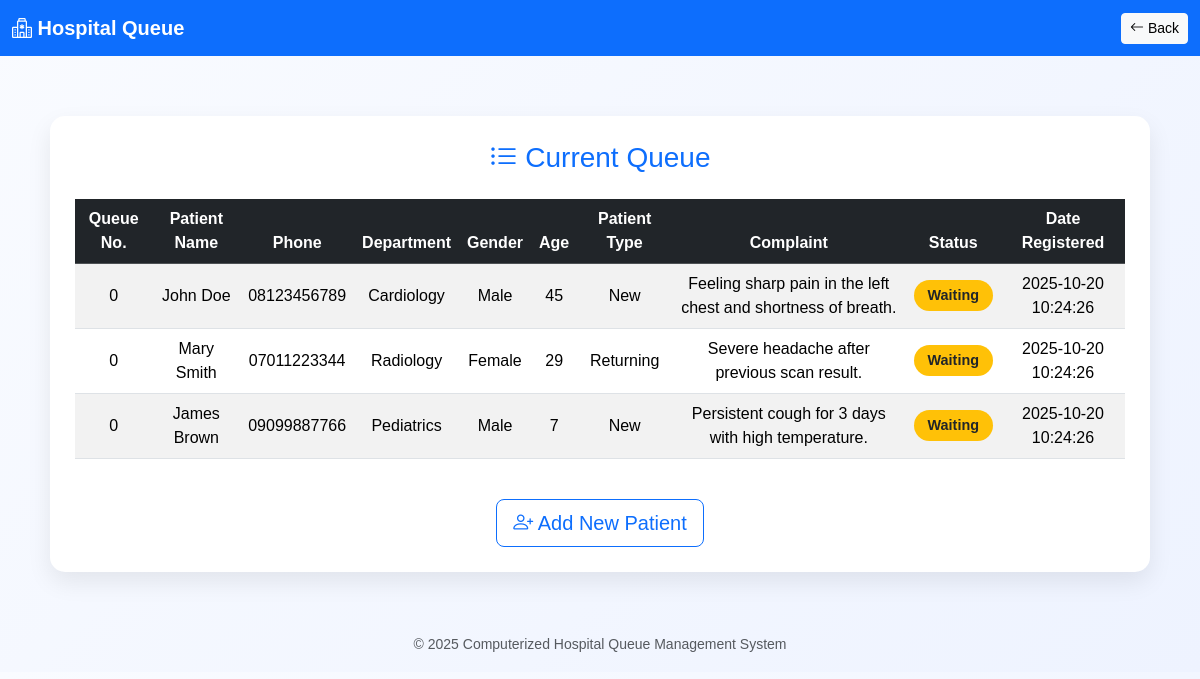
/queue_display.php, run on the app's committed database.
### tables this page shows
CREATE TABLE queue (
  id INT AUTO_INCREMENT PRIMARY KEY,
  patient_name VARCHAR(100) NOT NULL,
  phone VARCHAR(20) NOT NULL,
  department VARCHAR(100) NOT NULL,
  gender VARCHAR(10) NOT NULL,
  age INT NOT NULL,
  patient_type ENUM('New', 'Returning') DEFAULT 'New',
  complaint TEXT NOT NULL,
  queue_number INT NOT NULL,
  status ENUM('waiting','processing','approved') DEFAULT 'waiting',
  created_at TIMESTAMP DEFAULT CURRENT_TIMESTAMP
);

### queue_display.php (the view, shortened to what this page needs)
<?php include 'config.php'; ?>
<!DOCTYPE html>
<html lang="en">
<head>
  <link href="https://cdn.jsdelivr.net/npm/bootstrap@5.3.3/dist/css/bootstrap.min.css" rel="stylesheet">
  <link href="https://cdn.jsdelivr.net/npm/bootstrap-icons@1.11.3/font/bootstrap-icons.css" rel="stylesheet">
</head>
<body>
  <nav class="navbar navbar-expand-lg navbar-dark bg-primary">
    <div class="container-fluid">
      <a class="navbar-brand" href="#"><i class="bi bi-hospital"></i> Hospital Queue</a>
      <a href="index.php" class="btn btn-light btn-sm">
        <i class="bi bi-arrow-left"></i> Back
      </a>
    </div>
  </nav>
  <div class="table-container">
    <h3 class="text-center mb-4 text-primary"><i class="bi bi-list-ul"></i> Current Queue</h3>
    <div class="table-responsive">
      <table class="table table-striped table-hover align-middle text-center">
        <thead class="table-dark">
          <tr>
            <th scope="col">Queue No.</th>
            <th scope="col">Patient Name</th>
            <th scope="col">Phone</th>
            <th scope="col">Department</th>
            <th scope="col">Gender</th>
            <th scope="col">Age</th>
            <th scope="col">Patient Type</th>
            <th scope="col">Complaint</th>
            <th scope="col">Status</th>
            <th scope="col">Date Registered</th>
          </tr>
        </thead>
        <tbody>
          <?php
          $result = $conn->query("SELECT * FROM queue ORDER BY id ASC");
          if ($result->num_rows > 0) {
              while ($row = $result->fetch_assoc()) {
                  $statusClass = '';
                  if ($row['status'] == 'waiting') $statusClass = 'bg-warning text-dark';
                  echo "<tr>
                          <td>{$row['queue_number']}</td>
                          <td>{$row['patient_name']}</td>
                          <td>{$row['phone']}</td>
                          <td>{$row['department']}</td>
                          <td>{$row['gender']}</td>
                          <td>{$row['age']}</td>
                          <td>{$row['patient_type']}</td>
                          <td>{$row['complaint']}</td>
                          <td><span class='badge $statusClass status-badge'>{$row['status']}</span></td>
                          <td>{$row['created_at']}</td>
                        </tr>";
              }
          } else {
              echo '<tr><td colspan="10" class="text-muted">No patients in the queue yet.</td></tr>';
          }
          ?>
        </tbody>
      </table>
    </div>
    <div class="text-center mt-4">
      <a href="index.php" class="btn btn-outline-primary btn-lg">
        <i class="bi bi-person-plus"></i> Add New Patient
      </a>
    </div>
  </div>
  <footer class="text-center mt-5 mb-3 text-muted">
    <small>&copy; <?php echo date('Y'); ?> Computerized Hospital Queue Management System</small>
  </footer>
</body>
</html>

### queue_display.php (style rules this page uses)
body { background: linear-gradient(135deg, #f9fbff, #eef3ff); font-family: 'Poppins', sans-serif; }
.table-container { max-width: 1100px; margin: 5% auto; background: white; padding: 25px; border-radius: 15px; box-shadow: 0 10px 25px rgba(0,0,0,0.08); }
.navbar-brand { font-weight: 600; }
.status-badge { text-transform: capitalize; font-size: 0.9rem; padding: 8px 14px; border-radius: 20px; }

### data on the page
queue: queue_number "0", patient_name "John Doe", phone "08123456789", department "Cardiology", gender "Male", age "45", patient_type "New", complaint "Feeling sharp pain in the left chest and shortness of breath.", status "Waiting", created_at "2025-10-20 10:24:26"
queue: queue_number "0", patient_name "Mary Smith", phone "07011223344", department "Radiology", gender "Female", age "29", patient_type "Returning", complaint "Severe headache after previous scan result.", status "Waiting", created_at "2025-10-20 10:24:26"
queue: queue_number "0", patient_name "James Brown", phone "09099887766", department "Pediatrics", gender "Male", age "7", patient_type "New", complaint "Persistent cough for 3 days with high temperature.", status "Waiting", created_at "2025-10-20 10:24:26"
